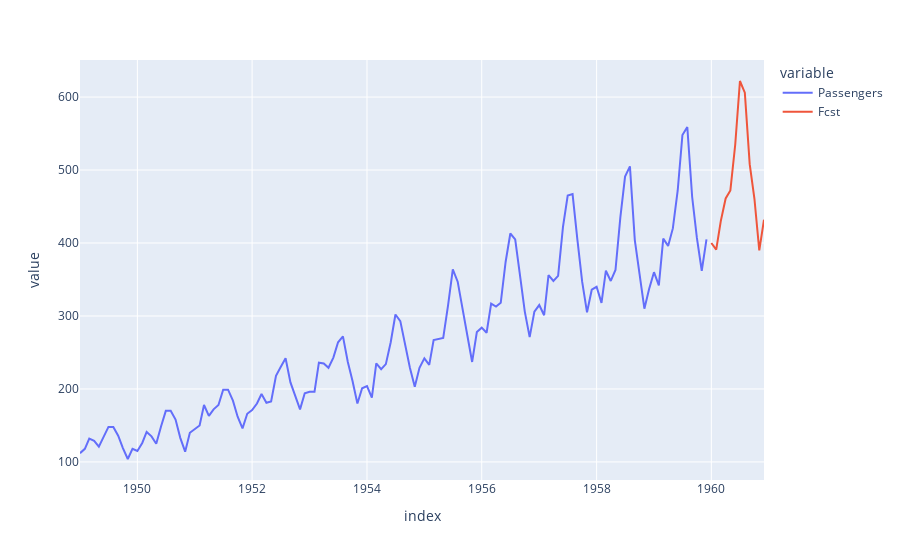

Here is the notebook cell this chart was saved with:
### Code cell
# 将 air_df 的数据画图出来(plotly)
# Plotly 很聪明把现在(Passengers) 和 未来(Fcst) 的数据分开了
fcst_fig = fcst_df.plot()
fcst_fig.show()

### Figure 1 — Plotly figure (JSON) as saved in the notebook; plotly's stock layout.template omitted (floating-point values rounded to 4 significant figures; data arrays with more than 128 entries replaced by an {"elided": "..."} marker saying what was removed)
{"data": [{"hovertemplate": "variable=Passengers<br>index=%{x}<br>value=%{y}<extra></extra>", "legendgroup": "Passengers", "line": {"color": "#636efa", "dash": "solid"}, "mode": "lines", "name": "Passengers", "orientation": "v", "showlegend": true, "type": "scatter", "x": {"elided": "144 str values"}, "xaxis": "x", "y": {"elided": "144 int values"}, "yaxis": "y"}, {"hovertemplate": "variable=Fcst<br>index=%{x}<br>value=%{y}<extra></extra>", "legendgroup": "Fcst", "line": {"color": "#EF553B", "dash": "solid"}, "mode": "lines", "name": "Fcst", "orientation": "v", "showlegend": true, "type": "scatter", "x": {"elided": "144 str values"}, "xaxis": "x", "y": {"elided": "144 int values"}, "yaxis": "y"}], "layout": {"legend": {"title": {"text": "variable"}, "tracegroupgap": 0}, "margin": {"t": 60}, "xaxis": {"anchor": "y", "domain": [0, 1], "title": {"text": "index"}}, "yaxis": {"anchor": "x", "domain": [0, 1], "title": {"text": "value"}}}}
